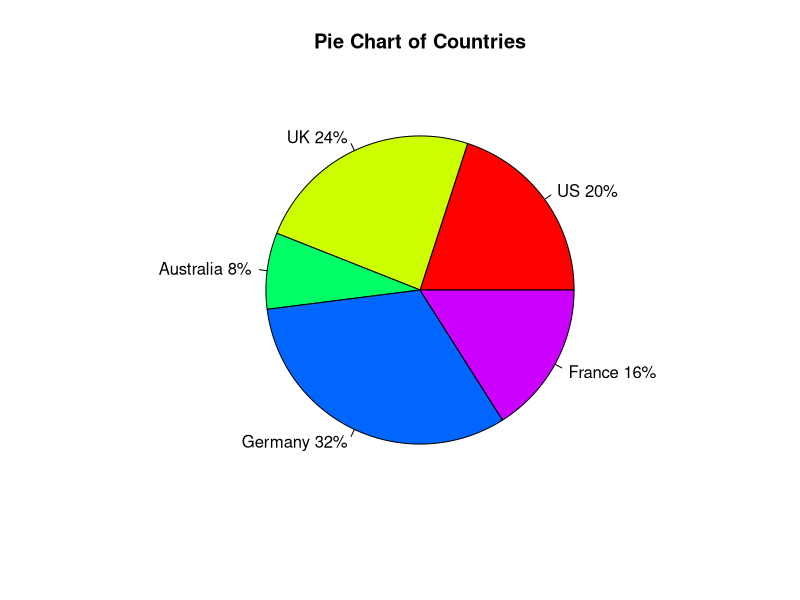

This chart was generated by the following R code: (Note: this script raises an error after producing the figure.)

#VARIAVEL QUALITATIVA NOMINAL DISCRETA
slices <- c(10, 12, 4, 16, 8)
lbls <- c("US", "UK", "Australia", "Germany", "France")
pct <- round(slices/sum(slices)*100)
lbls <- paste(lbls, pct) # add percents to labels
lbls <- paste(lbls,"%",sep="") # ad % to labels
pie(slices,labels = lbls, col=rainbow(length(lbls)),
    main="Pie Chart of Countries")


#VARIAVEL quantitativa continua

 
hist(peso, col= rainbow(3), main = "histograma de pesos")

 
ggplot(iris, aes(x = Sepal.Length)) +
  geom_histogram(bins = 10) +
  ggtitle("10 classes")

# Histograma com 30 classes:
ggplot(iris, aes(x = Sepal.Length)) +
  geom_histogram(bins = 30) +
  ggtitle("30 classes")
hist(altura)
ordem
?barplot
y = c(7)
a= c(10)
x = c("Doutorado","Mestrado",a)

# Gráfico de barras e setores. variavel qualitativa ordinal
package.install("ggplot2")
 library(ggplot2)
df <- data.frame(escolaridade = c("Fundamental", "Médio","Superior"),
                 tamanho = c(1.9, 1.1, 3.2))

# Boxplot
ggplot(df, aes(y = tamanho, x = escolaridade)) +
  geom_bar(stat = "identity")